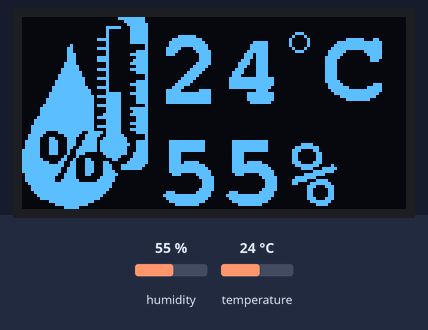
Recording of a sketch running on a simulated ESP8266 (NodeMCU). Parts: 128×64 one-colour display. The inputs (shaded band) are chosen by the test bench; at power-on: humidity 55 %, temperature 24 °C. WiFi joins after 1.5 s; servers stay silent unless stated; what the sketch prints to the serial monitor is not drawn.

Above: at 4.0 s.
4.1 s: humidity set to 22 %
At 6.3 s:
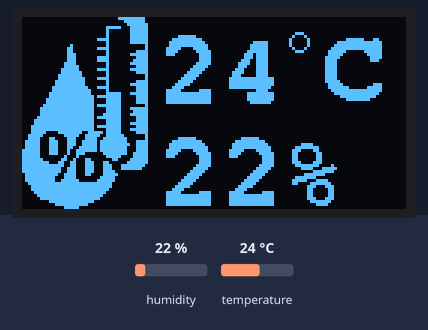
6.8 s: temperature set to 12 °C
At 7.8 s:
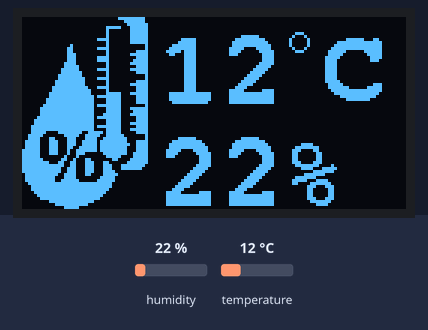
9.5 s: humidity set to 40 %
At 12.0 s:
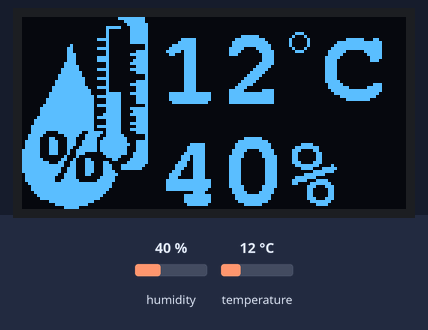
12.5 s: temperature set to 19 °C
At 13.5 s:
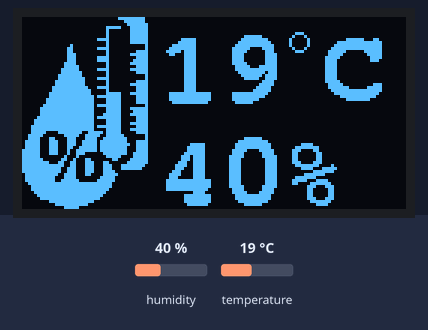
Timing chart, 0 to 15.5 s (numbered marks = the images above; inputs shaded):
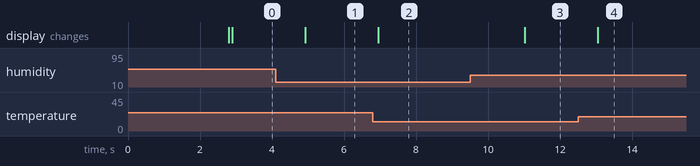

The sketch:

dht22.ino
```cpp
#include <Blynk.h>
#include <SPI.h>
#include <Wire.h>
#include <Adafruit_GFX.h>
#include <Adafruit_SH110X.h>
#include <DHT.h>
#include <ESP8266WiFi.h>
#include <BlynkSimpleEsp8266.h>
#include <ArduinoJson.h>
#include <Fonts/FreeMonoBold18pt7b.h>

#define BLYNK_PRINT Serial
#define DHTPIN 2
#define DHTTYPE DHT22
#define SCREEN_WIDTH 128
#define SCREEN_HEIGHT 64
#define OLED_RESET -1
#define ON_Board_LED 2

#define BLYNK_TEMPLATE_ID "****"
#define BLYNK_TEMPLATE_NAME "Weather Station"
#define BLYNK_AUTH_TOKEN "*****"
char ssid[] = "wifi_ssid";
char pass[] = "wifi_password";

DHT dht(DHTPIN, DHTTYPE);
Adafruit_SH1106G display = Adafruit_SH1106G(SCREEN_WIDTH, SCREEN_HEIGHT, &Wire, OLED_RESET);
SimpleTimer timer;

#define bitmap_height   128
#define bitmap_width    64
static const unsigned char logo_bmp[] PROGMEM  =
{ 0x00, 0x00, 0x00, 0x00, 0xFF, 0x80, 0x00, 0x00, 0x00, 0x00, 0x00, 0x00, 0x00, 0x00, 0x00, 0x00,
  0x00, 0x00, 0x00, 0x00, 0x3F, 0x80, 0x00, 0x00, 0x00, 0x00, 0x00, 0x00, 0x00, 0x00, 0x00, 0x00,
  0x00, 0x00, 0x00, 0x00, 0x1F, 0xC0, 0x00, 0x00, 0x00, 0x00, 0x00, 0x00, 0x00, 0x00, 0x00, 0x00,
  0x00, 0x00, 0x00, 0x0F, 0x8F, 0xC0, 0x00, 0x00, 0x00, 0x00, 0x00, 0x00, 0x00, 0x00, 0x00, 0x00,
  0x00, 0x00, 0x00, 0x08, 0x0F, 0xC0, 0x00, 0x00, 0x00, 0x00, 0x00, 0x00, 0x00, 0x00, 0x00, 0x00,
  0x00, 0x00, 0x00, 0x08, 0x0F, 0xC0, 0x00, 0x00, 0x00, 0x00, 0x00, 0x00, 0x00, 0x00, 0x00, 0x00,
  0x00, 0x00, 0x00, 0x08, 0x0F, 0xC0, 0x00, 0x00, 0x00, 0x00, 0x00, 0x00, 0x00, 0x00, 0x00, 0x00,
  0x00, 0x00, 0x00, 0x78, 0x0F, 0xC0, 0x00, 0x00, 0x00, 0x00, 0x00, 0x00, 0x00, 0x00, 0x00, 0x00,
  0x00, 0x00, 0x00, 0x08, 0x0F, 0xC0, 0x00, 0x00, 0x00, 0x00, 0x00, 0x00, 0x00, 0x00, 0x00, 0x00,
  0x00, 0x00, 0x80, 0x08, 0x00, 0x40, 0x00, 0x00, 0x00, 0x00, 0x00, 0x00, 0x00, 0x00, 0x00, 0x00,
  0x00, 0x01, 0x80, 0x78, 0x00, 0x40, 0x00, 0x00, 0x00, 0x00, 0x00, 0x00, 0x00, 0x00, 0x00, 0x00,
  0x00, 0x01, 0x80, 0x08, 0x03, 0xC0, 0x00, 0x00, 0x00, 0x00, 0x00, 0x00, 0x00, 0x00, 0x00, 0x00,
  0x00, 0x01, 0xC0, 0x08, 0x0F, 0xC0, 0x00, 0x00, 0x00, 0x00, 0x00, 0x00, 0x00, 0x00, 0x00, 0x00,
  0x00, 0x01, 0xC0, 0x78, 0x03, 0xC0, 0x00, 0x00, 0x00, 0x00, 0x00, 0x00, 0x00, 0x00, 0x00, 0x00,
  0x00, 0x01, 0xC0, 0x78, 0x07, 0xC0, 0x00, 0x00, 0x00, 0x00, 0x00, 0x00, 0x00, 0x00, 0x00, 0x00,
  0x00, 0x03, 0xC0, 0x08, 0x0F, 0xC0, 0x00, 0x00, 0x00, 0x00, 0x00, 0x00, 0x00, 0x00, 0x00, 0x00,
  0x00, 0x03, 0xE0, 0x08, 0x03, 0xC0, 0x00, 0x00, 0x00, 0x00, 0x00, 0x00, 0x00, 0x00, 0x00, 0x00,
  0x00, 0x07, 0xE0, 0x78, 0x0F, 0xC0, 0x00, 0x00, 0x00, 0x00, 0x00, 0x00, 0x00, 0x00, 0x00, 0x00,
  0x00, 0x07, 0xF0, 0x08, 0x03, 0xC0, 0x00, 0x00, 0x00, 0x00, 0x00, 0x00, 0x00, 0x00, 0x00, 0x00,
  0x00, 0x0F, 0xF0, 0x08, 0x00, 0x40, 0x00, 0x00, 0x00, 0x00, 0x00, 0x00, 0x00, 0x00, 0x00, 0x00,
  0x00, 0x0F, 0xF8, 0x78, 0x00, 0x40, 0x00, 0x00, 0x00, 0x00, 0x00, 0x00, 0x00, 0x00, 0x00, 0x00,
  0x00, 0x1F, 0xF8, 0x08, 0x03, 0xC0, 0x00, 0x00, 0x00, 0x00, 0x00, 0x00, 0x00, 0x00, 0x00, 0x00,
  0x00, 0x1F, 0xF8, 0x08, 0x0F, 0xC0, 0x00, 0x00, 0x00, 0x00, 0x00, 0x00, 0x00, 0x00, 0x00, 0x00,
  0x00, 0x3F, 0xFC, 0x78, 0x03, 0xC0, 0x00, 0x00, 0x00, 0x00, 0x00, 0x00, 0x00, 0x00, 0x00, 0x00,
  0x00, 0x3F, 0xFE, 0x08, 0x03, 0xC0, 0x00, 0x00, 0x00, 0x00, 0x00, 0x00, 0x00, 0x00, 0x00, 0x00,
  0x00, 0x7F, 0xFE, 0x0F, 0x8F, 0xC0, 0x00, 0x00, 0x00, 0x00, 0x00, 0x00, 0x00, 0x00, 0x00, 0x00,
  0x00, 0x7F, 0xFF, 0x7F, 0x83, 0xC0, 0x00, 0x00, 0x00, 0x00, 0x00, 0x00, 0x00, 0x00, 0x00, 0x00,
  0x00, 0xFF, 0xFF, 0x0F, 0x83, 0xC0, 0x00, 0x00, 0x00, 0x00, 0x00, 0x00, 0x00, 0x00, 0x00, 0x00,
  0x00, 0xFF, 0xFF, 0x0F, 0x83, 0xC0, 0x00, 0x00, 0x00, 0x00, 0x00, 0x00, 0x00, 0x00, 0x00, 0x00,
  0x01, 0xFF, 0xFF, 0x7F, 0x80, 0x40, 0x00, 0x00, 0x00, 0x00, 0x00, 0x00, 0x00, 0x00, 0x00, 0x00,
  0x03, 0xFF, 0xFF, 0x0F, 0x8F, 0xC0, 0x00, 0x00, 0x00, 0x00, 0x00, 0x00, 0x00, 0x00, 0x00, 0x00,
  0x03, 0xFF, 0xFF, 0x0F, 0x87, 0xC0, 0x00, 0x00, 0x00, 0x00, 0x00, 0x00, 0x00, 0x00, 0x00, 0x00,
  0x03, 0xFF, 0xFF, 0x1F, 0x8F, 0xC0, 0x00, 0x00, 0x00, 0x00, 0x00, 0x00, 0x00, 0x00, 0x00, 0x00,
  0x07, 0xFF, 0xFF, 0x7F, 0x83, 0xC0, 0x00, 0x00, 0x00, 0x00, 0x00, 0x00, 0x00, 0x00, 0x00, 0x00,
  0x0F, 0xFF, 0xFF, 0x0F, 0x83, 0xC0, 0x00, 0x00, 0x00, 0x00, 0x00, 0x00, 0x00, 0x00, 0x00, 0x00,
  0x0F, 0xFF, 0xFF, 0x0F, 0x8F, 0xC0, 0x00, 0x00, 0x00, 0x00, 0x00, 0x00, 0x00, 0x00, 0x00, 0x00,
  0x1F, 0xFF, 0xFF, 0x7F, 0x83, 0xC0, 0x00, 0x00, 0x00, 0x00, 0x00, 0x00, 0x00, 0x00, 0x00, 0x00,
  0x1F, 0xFF, 0xFF, 0x0F, 0x8F, 0xC0, 0x00, 0x00, 0x00, 0x00, 0x00, 0x00, 0x00, 0x00, 0x00, 0x00,
  0x1F, 0x0F, 0xF3, 0xEF, 0x83, 0xC0, 0x00, 0x00, 0x00, 0x00, 0x00, 0x00, 0x00, 0x00, 0x00, 0x00,
  0x3E, 0x03, 0xE7, 0xCF, 0xC0, 0x40, 0x00, 0x00, 0x00, 0x00, 0x00, 0x00, 0x00, 0x00, 0x00, 0x00,
  0x3C, 0x61, 0xC7, 0x9F, 0xE0, 0x40, 0x00, 0x00, 0x00, 0x00, 0x00, 0x00, 0x00, 0x00, 0x00, 0x00,
  0x7C, 0x71, 0xCF, 0xBF, 0xE3, 0xC0, 0x00, 0x00, 0x00, 0x00, 0x00, 0x00, 0x00, 0x00, 0x00, 0x00,
  0x7C, 0x71, 0xCF, 0xBF, 0xF3, 0xC0, 0x00, 0x00, 0x00, 0x00, 0x00, 0x00, 0x00, 0x00, 0x00, 0x00,
  0x7C, 0x71, 0x9F, 0xBF, 0xE3, 0xC0, 0x00, 0x00, 0x00, 0x00, 0x00, 0x00, 0x00, 0x00, 0x00, 0x00,
  0xFC, 0x71, 0x3F, 0xBF, 0xE3, 0xC0, 0x00, 0x00, 0x00, 0x00, 0x00, 0x00, 0x00, 0x00, 0x00, 0x00,
  0xFC, 0x71, 0x38, 0x1F, 0xE7, 0xC0, 0x00, 0x00, 0x00, 0x00, 0x00, 0x00, 0x00, 0x00, 0x00, 0x00,
  0xFC, 0x02, 0x20, 0x0F, 0x87, 0xC0, 0x00, 0x00, 0x00, 0x00, 0x00, 0x00, 0x00, 0x00, 0x00, 0x00,
  0xFE, 0x06, 0x46, 0x03, 0x0F, 0xC0, 0x00, 0x00, 0x00, 0x00, 0x00, 0x00, 0x00, 0x00, 0x00, 0x00,
  0xFF, 0x8C, 0xC7, 0x18, 0x1F, 0xC0, 0x00, 0x00, 0x00, 0x00, 0x00, 0x00, 0x00, 0x00, 0x00, 0x00,
  0xFF, 0xFC, 0xC7, 0x1C, 0x7F, 0x80, 0x00, 0x00, 0x00, 0x00, 0x00, 0x00, 0x00, 0x00, 0x00, 0x00,
  0xFF, 0xF9, 0xC7, 0x1C, 0x7F, 0x00, 0x00, 0x00, 0x00, 0x00, 0x00, 0x00, 0x00, 0x00, 0x00, 0x00,
  0xFF, 0xF9, 0xC7, 0x1E, 0x00, 0x00, 0x00, 0x00, 0x00, 0x00, 0x00, 0x00, 0x00, 0x00, 0x00, 0x00,
  0x7F, 0xF3, 0xC6, 0x1F, 0x00, 0x00, 0x00, 0x00, 0x00, 0x00, 0x00, 0x00, 0x00, 0x00, 0x00, 0x00,
  0x7F, 0xE3, 0xC0, 0x3E, 0x00, 0x00, 0x00, 0x00, 0x00, 0x00, 0x00, 0x00, 0x00, 0x00, 0x00, 0x00,
  0x7F, 0xE7, 0xE0, 0x7E, 0x00, 0x00, 0x00, 0x00, 0x00, 0x00, 0x00, 0x00, 0x00, 0x00, 0x00, 0x00,
  0x3F, 0xFF, 0xFF, 0xFC, 0x00, 0x00, 0x00, 0x00, 0x00, 0x00, 0x00, 0x00, 0x00, 0x00, 0x00, 0x00,
  0x1F, 0xFF, 0xFF, 0xFC, 0x00, 0x00, 0x00, 0x00, 0x00, 0x00, 0x00, 0x00, 0x00, 0x00, 0x00, 0x00,
  0x1F, 0xFF, 0xFF, 0xF8, 0x00, 0x00, 0x00, 0x00, 0x00, 0x00, 0x00, 0x00, 0x00, 0x00, 0x00, 0x00,
  0x0F, 0xFF, 0xFF, 0xF0, 0x00, 0x00, 0x00, 0x00, 0x00, 0x00, 0x00, 0x00, 0x00, 0x00, 0x00, 0x00,
  0x07, 0xFF, 0xFF, 0xE0, 0x00, 0x00, 0x00, 0x00, 0x00, 0x00, 0x00, 0x00, 0x00, 0x00, 0x00, 0x00,
  0x03, 0xFF, 0xFF, 0xC0, 0x00, 0x00, 0x00, 0x00, 0x00, 0x00, 0x00, 0x00, 0x00, 0x00, 0x00, 0x00,
  0x00, 0x7F, 0xFF, 0x00, 0x00, 0x00, 0x00, 0x00, 0x00, 0x00, 0x00, 0x00, 0x00, 0x00, 0x00, 0x00,
  0x00, 0x1F, 0xFC, 0x00, 0x00, 0x00, 0x00, 0x00, 0x00, 0x00, 0x00, 0x00, 0x00, 0x00, 0x00, 0x00,
  0x00, 0x03, 0xE0, 0x00, 0x00, 0x00, 0x00, 0x00, 0x00, 0x00, 0x00, 0x00, 0x00, 0x00, 0x00, 0x00
};

void printText() {
  float t = dht.readTemperature();
  float h = dht.readHumidity();
  display.setFont(&FreeMonoBold18pt7b);
  display.setTextColor(SH110X_WHITE);        // Draw SH110X_WHITE text
  display.setCursor(45, 28);            // Start at top-left corner
  display.print(t, 0);
  display.drawCircle(92, 8, 3, SH110X_WHITE);
  display.setCursor(100, 27);
  display.print("C");
  display.setCursor(45, 62);
  display.print(h, 0);
  display.print("%");
}
void showBitmap(void) {
  display.drawBitmap(0, 0, logo_bmp, bitmap_height, bitmap_width, SH110X_WHITE);
  //display.display();
}

void sendSensor()
{
  float t = dht.readTemperature();
  float h = dht.readHumidity();

  if (isnan(h) || isnan(t)) {
    Serial.println("Failed to read from DHT sensor!");
    return;
  }
  // You can send any value at any time.
  // Please don't send more that 10 values per second.
  Blynk.virtualWrite(V0, t);  //V0 is for Tempetature on DHT22
  Blynk.virtualWrite(V1, h);  //V1 is for Humidity on DHT22
}

void setup()
{
  Serial.begin(9600);
  Blynk.begin(BLYNK_AUTH_TOKEN, ssid, pass);
  delay(1000);
  dht.begin();
  timer.setInterval(500L, sendSensor);
  display.begin(0x3c, true);
  display.clearDisplay();
  display.display();
}

void loop()
{
  float t = dht.readTemperature();
  float h = dht.readHumidity();
  Serial.print("Temperature: ");
  Serial.print(t);
  Serial.println(" °C");
  Serial.print("Humidity: ");
  Serial.print(h);
  Serial.println(" %");

  showBitmap();
  printText();
  display.display();
  delay(2000);
  display.clearDisplay();

  Blynk.run();
  timer.run();
}
```

Measured:
- after the input at 4.1 s, the display: changes after 0.82 s (image 1)
- after the input at 6.8 s, the display: changes after 0.15 s (image 2)
- after the input at 9.5 s, the display: changes after 1.5 s (image 3)
- after the input at 12.5 s, the display: changes after 0.55 s (image 4)
